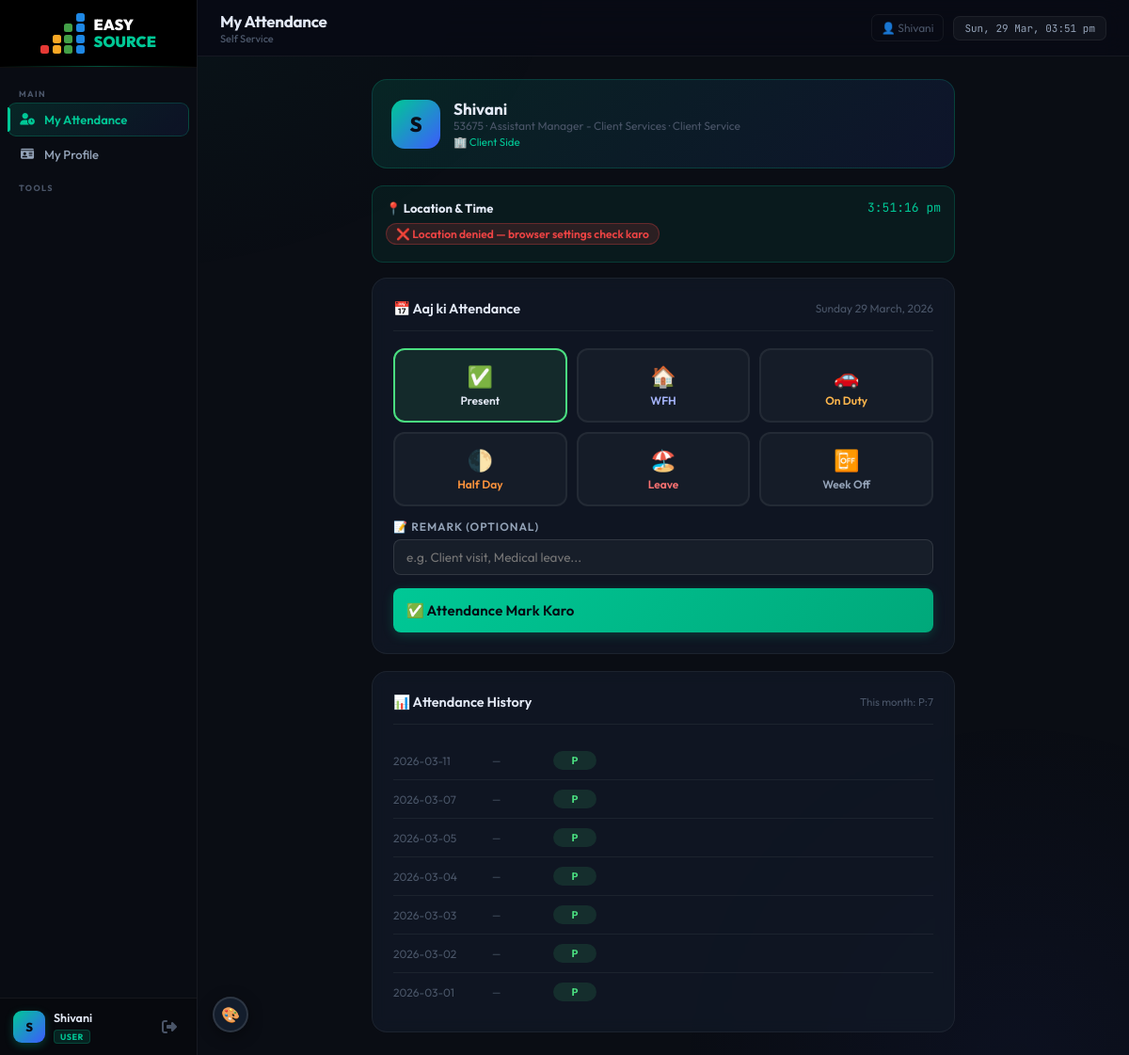
/my-attendance (signed in), run on the app's committed database.
### tables this page shows
CREATE TABLE users (
            id INTEGER PRIMARY KEY AUTOINCREMENT,
            username TEXT UNIQUE NOT NULL,
            password TEXT NOT NULL,
            role TEXT DEFAULT 'viewer',
            name TEXT,
            phone TEXT,
            created_at TIMESTAMP DEFAULT CURRENT_TIMESTAMP
        , email TEXT DEFAULT '', emp_id TEXT DEFAULT '', can_whatsapp INTEGER DEFAULT 0);

CREATE TABLE employees (
            id INTEGER PRIMARY KEY AUTOINCREMENT,
            emp_id TEXT UNIQUE,
            name TEXT NOT NULL,
            phone TEXT,
            department TEXT,
            designation TEXT,
            email TEXT,
            join_date TEXT,
            status TEXT DEFAULT 'active',
            created_at TIMESTAMP DEFAULT CURRENT_TIMESTAMP
        , location TEXT DEFAULT '', office_setting TEXT DEFAULT '', gender TEXT DEFAULT '', home_latitude REAL, home_longitude REAL, home_radius INTEGER DEFAULT 200, location_mode TEXT DEFAULT 'office');

CREATE TABLE attendance (
            id INTEGER PRIMARY KEY AUTOINCREMENT,
            emp_id TEXT,
            date TEXT,
            status TEXT,
            remark TEXT,
            marked_by TEXT,
            marked_at TIMESTAMP DEFAULT CURRENT_TIMESTAMP
        , check_in_time TEXT, latitude REAL, longitude REAL, location_address TEXT, location_status TEXT DEFAULT 'unknown');

### app.py (the view)
@app.route('/my-attendance')
@login_required
def my_attendance():
    conn    = get_db()
    u       = conn.execute('SELECT * FROM users WHERE id=?', (session['user_id'],)).fetchone()
    emp_id  = u['emp_id'] if u else None
    emp     = None
    records = []
    if emp_id:
        emp = conn.execute('SELECT * FROM employees WHERE emp_id=?', (emp_id,)).fetchone()
        if emp: emp = dict(emp)
        records = rows(conn.execute(
            'SELECT * FROM attendance WHERE emp_id=? ORDER BY date DESC LIMIT 60', (emp_id,)
        ).fetchall())
    conn.close()
    today = date.today().isoformat()
    return render_template('my_attendance.html', emp=emp, records=records, today=today, emp_id=emp_id)

### app.py (called while the page is built)
def get_db():
    conn = sqlite3.connect(DB)
    conn.row_factory = sqlite3.Row
    return conn

def rows(cursor_result):
    return [dict(r) for r in cursor_result] if cursor_result else []

def login_required(f):
    @wraps(f)
    def decorated(*args, **kwargs):
        if 'user_id' not in session:
            if request.is_json or request.path.startswith('/api/'):
                return jsonify({'error': 'Session expired. Please login again.', 'redirect': '/login'}), 401
            return redirect(url_for('login'))
        return f(*args, **kwargs)
    return decorated

### templates/my_attendance.html (shortened to what this page needs)
{% extends "base.html" %}
{% block page_title %}My Attendance{% endblock %}
{% block breadcrumb %}Self Service{% endblock %}
{% block content %}
<div style="max-width:620px;margin:0 auto">
  {% if not emp_id %}
  <div class="card" style="text-align:center;padding:40px">
    <div style="font-size:40px;margin-bottom:12px">⚠️</div>
    <div style="font-size:16px;font-weight:600;margin-bottom:8px">Employee ID linked nahi hai</div>
    <div style="color:var(--muted);font-size:13px">Admin se apna Employee ID link karwao Settings mein.</div>
  </div>
  {% else %}
  {% if emp %}
  <div class="emp-hero">
    <div style="display:flex;align-items:center;gap:14px">
      <div style="width:52px;height:52px;border-radius:14px;background:linear-gradient(135deg,var(--accent),var(--accent2));display:flex;align-items:center;justify-content:center;font-size:22px;font-weight:800;color:#0a0e1a;flex-shrink:0">
        {{ emp.name[0].upper() }}
      </div>
      <div>
        <div style="font-size:17px;font-weight:700">{{ emp.name }}</div>
        <div style="font-size:12px;color:var(--muted)">{{ emp.emp_id }} · {{ emp.designation or '' }} · {{ emp.department or '' }}</div>
        <div style="font-size:11.5px;color:var(--accent);margin-top:2px">🏢 {{ emp.office_setting or '—' }}</div>
      </div>
    </div>
  </div>
  {% endif %}
  <div id="locPanel">
    <div style="display:flex;justify-content:space-between;align-items:center;margin-bottom:8px">
      <b style="font-size:13px">📍 Location & Time</b>
      <span style="font-size:13px;font-family:'JetBrains Mono',monospace;color:var(--accent)" id="locClock"></span>
    </div>
    <div id="locStatusBadge"><span class="loc-badge loc-checking">⏳ Location fetch ho raha hai...</span></div>
  </div>
  <div class="card" style="margin-bottom:18px">
    <div class="card-header">
      <span class="card-title">📅 Aaj ki Attendance</span>
      <span style="font-size:12px;color:var(--muted)" id="todayDateLabel"></span>
    </div>
    <div style="display:grid;grid-template-columns:repeat(3,1fr);gap:10px;margin-bottom:14px">
      <div class="status-btn status-P"   id="btn_P"   onclick="selectStatus('P')">  <div style="font-size:22px;margin-bottom:4px">✅</div>Present</div>
      <div class="status-btn status-WFH" id="btn_WFH" onclick="selectStatus('WFH')"><div style="font-size:22px;margin-bottom:4px">🏠</div>WFH</div>
      <div class="status-btn status-OD"  id="btn_OD"  onclick="selectStatus('OD')"> <div style="font-size:22px;margin-bottom:4px">🚗</div>On Duty</div>
      <div class="status-btn status-HD"  id="btn_HD"  onclick="selectStatus('HD')"> <div style="font-size:22px;margin-bottom:4px">🌓</div>Half Day</div>
      <div class="status-btn status-L"   id="btn_L"   onclick="selectStatus('L')">  <div style="font-size:22px;margin-bottom:4px">🏖️</div>Leave</div>
      <div class="status-btn status-WO"  id="btn_WO"  onclick="selectStatus('WO')"> <div style="font-size:22px;margin-bottom:4px">📴</div>Week Off</div>
    </div>
    <div class="form-group">
      <label style="font-size:12px">📝 Remark (optional)</label>
      <input class="form-control" id="remarkInput" placeholder="e.g. Client visit, Medical leave...">
    </div>
    <button class="btn btn-primary" style="width:100%;padding:14px;font-size:15px" id="markBtn" onclick="markAttendance()">
      ✅ Attendance Mark Karo
    </button>
  </div>
  <div class="card">
    <div class="card-header">
      <span class="card-title">📊 Attendance History</span>
      <span id="monthSummary" style="font-size:11.5px;color:var(--muted)"></span>
    </div>
    <div id="attList">
      {% if records %}
        {% for r in records %}
        <div class="att-row">
          <div style="min-width:95px;font-size:12px;color:var(--muted)">{{ r.date }}</div>
          <div style="min-width:55px;font-size:11px;color:var(--muted)">{{ r.check_in_time or '—' }}</div>
          <span class="att-badge" style="
            {% if r.status == 'P' %}background:rgba(74,222,128,.12);color:#4ade80
            {% elif r.status == 'WFH' %}background:rgba(165,180,252,.12);color:#a5b4fc
            {% elif r.status == 'OD' %}background:rgba(255,183,77,.12);color:#ffb74d
            {% elif r.status in ['L','A'] %}background:rgba(248,113,113,.12);color:#f87171
            {% elif r.status == 'HD' %}background:rgba(251,146,60,.12);color:#fb923c
            {% else %}background:rgba(148,163,184,.12);color:#94a3b8{% endif %}">
            {{ r.status }}
          </span>
        </div>
        {% endfor %}
      {% else %}
        <div style="text-align:center;padding:30px;color:var(--muted);font-size:13px">Koi record nahi mila</div>
      {% endif %}
    </div>
  </div>
  {% endif %}
</div>
{% endblock %}

### templates/base.html (shortened to what this page needs)
<!DOCTYPE html>
<html lang="en">
<head>
<link rel="stylesheet" href="https://cdnjs.cloudflare.com/ajax/libs/font-awesome/6.4.0/css/all.min.css">
</head>
<body>
<aside class="sidebar" id="sidebar">
  <div class="sb-logo" style="padding:10px 14px;">
    <div style="display:flex;align-items:center;gap:10px">
      <div style="display:flex;align-items:flex-end;gap:3.5px">
        <div style="display:flex;flex-direction:column;gap:2.5px"><div style="width:9px;height:9px;background:#e53935;border-radius:2.5px"></div></div>
        <div style="display:flex;flex-direction:column;gap:2.5px"><div style="width:9px;height:9px;background:#f9a825;border-radius:2.5px"></div><div style="width:9px;height:9px;background:#f9a825;border-radius:2.5px"></div></div>
        <div style="display:flex;flex-direction:column;gap:2.5px"><div style="width:9px;height:9px;background:#43a047;border-radius:2.5px"></div><div style="width:9px;height:9px;background:#43a047;border-radius:2.5px"></div><div style="width:9px;height:9px;background:#43a047;border-radius:2.5px"></div></div>
        <div style="display:flex;flex-direction:column;gap:2.5px"><div style="width:9px;height:9px;background:#1e88e5;border-radius:2.5px"></div><div style="width:9px;height:9px;background:#1e88e5;border-radius:2.5px"></div><div style="width:9px;height:9px;background:#1e88e5;border-radius:2.5px"></div><div style="width:9px;height:9px;background:#1e88e5;border-radius:2.5px"></div></div>
      </div>
      <div style="line-height:1.1"><div style="font-size:16px;font-weight:900;color:#fff">EASY</div><div style="font-size:16px;font-weight:900;color:var(--accent)">SOURCE</div></div>
    </div>
  </div>
  <nav>
    <div class="nav-section">
      <div class="nav-label">Main</div>
      <a href="/my-attendance" class="nav-link {% if '/my-attendance' in request.path %}active{% endif %}"><i class="fas fa-user-clock"></i> My Attendance</a>
      <a href="/profile" class="nav-link {% if '/profile' in request.path %}active{% endif %}"><i class="fas fa-id-card"></i> My Profile</a>
    </div>
    <div class="nav-section">
      <div class="nav-label">Tools</div>
    </div>
  </nav>
  <div class="sb-user">
    <div class="u-av">{{ session.name[0].upper() if session.name else 'U' }}</div>
    <div class="u-info">
      <div class="u-name">{{ session.name }}</div>
      <span class="u-role role-{{ session.role }}">{{ session.role }}</span>
    </div>
    <a href="/logout" class="logout-btn" title="Logout"><i class="fas fa-sign-out-alt"></i></a>
  </div>
</aside>
<main class="main">
  <div class="topbar">
    <div><h1>{% block page_title %}{% endblock %}</h1><div class="bc">{% block breadcrumb %}{% endblock %}</div></div>
    <div class="topbar-right">
      <a href="/profile" style="color:var(--muted);text-decoration:none;padding:6px 10px;border-radius:7px;font-size:12px;border:1px solid var(--border);transition:all .2s"
         onmouseover="this.style.color='var(--accent)'" onmouseout="this.style.color='var(--muted)'">
        👤 {{ session.name or session.username }}
      </a>
      <div class="clock-chip" id="clock">—</div>
    </div>
  </div>
  <div class="content">{% block content %}{% endblock %}</div>
</main>
<button class="theme-btn" onclick="toggleThemePanel()" title="Theme Change Karo">🎨</button>
</body>
</html>

### data on the page
users: role "USER"
employees: name "S", name "Shivani", emp_id "53675", designation "Assistant Manager - Client Services", department "Client Service", office_setting "Client Side"
attendance: date "2026-03-11", check_in_time "—", status "P"
attendance: date "2026-03-07", check_in_time "—", status "P"
attendance: date "2026-03-05", check_in_time "—", status "P"
attendance: date "2026-03-04", check_in_time "—", status "P"
attendance: date "2026-03-03", check_in_time "—", status "P"
attendance: date "2026-03-02", check_in_time "—", status "P"
attendance: date "2026-03-01", check_in_time "—", status "P"

### other printed values
{{ session.name[0].upper() if session.name else 'U' }} "S"
{{ session.name }} "Shivani"
{{ session.name or session.username }} "Shivani"
